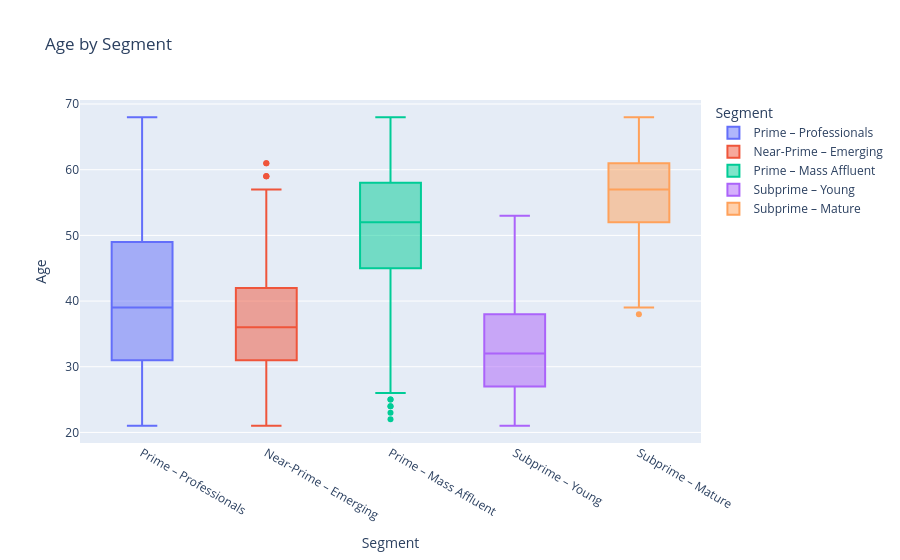

This figure's notebook cell:
### Code cell
px.box(data_frame= df_sample, x= 'Segment_Name', y= 'AGE_YEARS', color= 'Segment_Name',
       labels= {'AGE_YEARS' : 'Age', 'Segment_Name' : 'Segment'},
       title= 'Age by Segment')

### Figure 1 — Plotly figure (JSON) as saved in the notebook; plotly's stock layout.template omitted (floating-point values rounded to 4 significant figures; data arrays with more than 128 entries replaced by an {"elided": "..."} marker saying what was removed)
{"data": [{"alignmentgroup": "True", "hovertemplate": "Segment=%{x}<br>Age=%{y}<extra></extra>", "legendgroup": "Prime – Professionals", "marker": {"color": "#636efa"}, "name": "Prime – Professionals", "notched": false, "offsetgroup": "Prime – Professionals", "orientation": "v", "showlegend": true, "type": "box", "x": {"elided": "1129 str values"}, "x0": " ", "xaxis": "x", "y": {"elided": "1129 int values"}, "y0": " ", "yaxis": "y"}, {"alignmentgroup": "True", "hovertemplate": "Segment=%{x}<br>Age=%{y}<extra></extra>", "legendgroup": "Near-Prime – Emerging", "marker": {"color": "#EF553B"}, "name": "Near-Prime – Emerging", "notched": false, "offsetgroup": "Near-Prime – Emerging", "orientation": "v", "showlegend": true, "type": "box", "x": {"elided": "1188 str values"}, "x0": " ", "xaxis": "x", "y": {"elided": "1188 int values"}, "y0": " ", "yaxis": "y"}, {"alignmentgroup": "True", "hovertemplate": "Segment=%{x}<br>Age=%{y}<extra></extra>", "legendgroup": "Prime – Mass Affluent", "marker": {"color": "#00cc96"}, "name": "Prime – Mass Affluent", "notched": false, "offsetgroup": "Prime – Mass Affluent", "orientation": "v", "showlegend": true, "type": "box", "x": {"elided": "1117 str values"}, "x0": " ", "xaxis": "x", "y": {"elided": "1117 int values"}, "y0": " ", "yaxis": "y"}, {"alignmentgroup": "True", "hovertemplate": "Segment=%{x}<br>Age=%{y}<extra></extra>", "legendgroup": "Subprime – Young", "marker": {"color": "#ab63fa"}, "name": "Subprime – Young", "notched": false, "offsetgroup": "Subprime – Young", "orientation": "v", "showlegend": true, "type": "box", "x": {"elided": "760 str values"}, "x0": " ", "xaxis": "x", "y": {"elided": "760 int values"}, "y0": " ", "yaxis": "y"}, {"alignmentgroup": "True", "hovertemplate": "Segment=%{x}<br>Age=%{y}<extra></extra>", "legendgroup": "Subprime – Mature", "marker": {"color": "#FFA15A"}, "name": "Subprime – Mature", "notched": false, "offsetgroup": "Subprime – Mature", "orientation": "v", "showlegend": true, "type": "box", "x": {"elided": "806 str values"}, "x0": " ", "xaxis": "x", "y": {"elided": "806 int values"}, "y0": " ", "yaxis": "y"}], "layout": {"boxmode": "overlay", "legend": {"title": {"text": "Segment"}, "tracegroupgap": 0}, "title": {"text": "Age by Segment"}, "xaxis": {"anchor": "y", "categoryarray": ["Prime – Professionals", "Near-Prime – Emerging", "Prime – Mass Affluent", "Subprime – Young", "Subprime – Mature"], "categoryorder": "array", "domain": [0, 1], "title": {"text": "Segment"}}, "yaxis": {"anchor": "x", "domain": [0, 1], "title": {"text": "Age"}}}}
